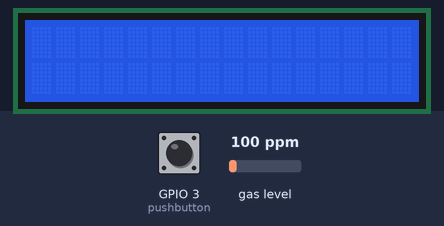
Bench run of a sketch on a simulated ESP32. Shown: 16×2 character LCD. The test bench sets the inputs (shaded band); at power-on: GPIO 3 (pushbutton) LOW, gas level 100 ppm. What the sketch prints to the serial monitor is not drawn.

Above: at 1.2 s.
1.3 s: GPIO 3 (pushbutton) pulled HIGH for 1 s
At 2.5 s:
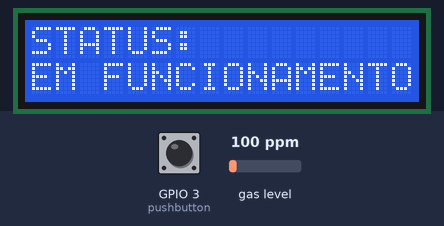
3.8 s: GPIO 3 (pushbutton) pulled HIGH for 3.2 s
At 4.4 s:
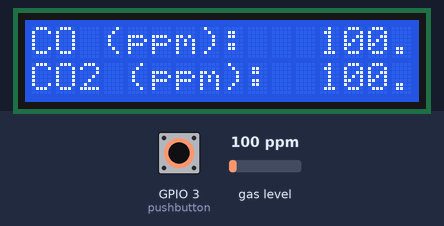
8.5 s: GPIO 3 (pushbutton) pulled HIGH for 1 s
At 9.0 s:
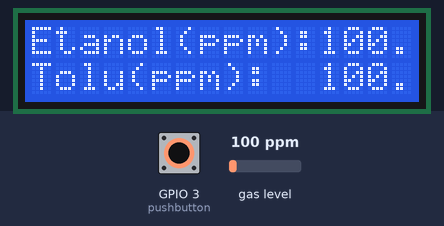
11.0 s: GPIO 3 (pushbutton) pulled HIGH for 0.15 s
At 12.1 s:
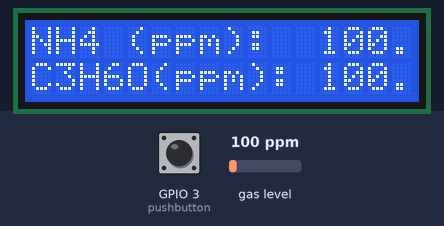
12.6 s: GPIO 3 (pushbutton) pulled HIGH for 0.15 s
At 13.7 s:
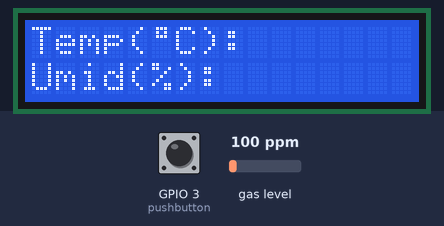
14.2 s: GPIO 3 (pushbutton) pulled HIGH for 0.15 s
At 15.6 s:
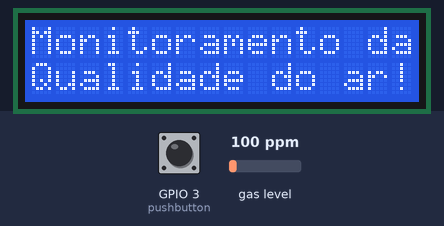
Timing chart, 0 to 16.8 s (numbered marks = the images above; inputs shaded):
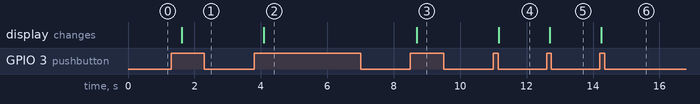

The sketch:

teste01.ino
```cpp
#include <LiquidCrystal_I2C.h>
#include <MQUnifiedsensor.h>
//#include <DHT.h>

//ESP8266*********
//D1 - SCK
//D2 - SDA
//MQ135 - A0

//#define dht_dpin 27 //D27
//#define DHTTYPE DHT22   // DHT 11

//DHT dht (dht_dpin, DHTTYPE);

#define placa ("ESP-32") //"ESP8266"
#define Voltage_Resolution 5
#define pin 36 // VP   Analog input A0 for esp8266
#define type "MQ-135" //MQ135
#define ADC_Bit_Resolution 10 // For arduino UNO/MEGA/NANO
#define RatioMQ135CleanAir 3.6//RS / R0 = 3.6 ppm
//#define calibration_button 13 //Pin to calibrate your sensor

//Declare Sensor
MQUnifiedsensor MQ135(placa, Voltage_Resolution, ADC_Bit_Resolution, pin, type);

//display lcd
int lcdColumns = 16;
int lcdRows = 2;

//(0,0) (coluna, linha) do display lcd
LiquidCrystal_I2C lcd(0x27, lcdColumns, lcdRows);

//para esp8266 D1 - SCL e D2 - SDA
//para esp32 D21 - SDA e D22 - SCL
//const int  pushbutton   = D3; //- ESP8266

const int  pushbutton   = 3; //ESP32 - RX0

// variaveis de estado do botão push
boolean oldSwitchState = LOW;
boolean newSwitchState = LOW;
byte state = 0;


//Fazer o caractere especial(º)
byte grau[8]={B01110,B01010,B01110,B00000,B00000,B00000,B00000,B00000};

void setup() {

    //Serial.begin(115200);
    Serial.begin(115200);
    lcd.init();
    lcd.backlight();
    lcd.createChar(1, grau);

    pinMode(pushbutton, INPUT);

   // dht.begin();

    MQ135.setRegressionMethod(1); //_PPM =  a*ratio^b

    MQ135.init();
    Serial.print("Calibrating please wait.");
    float calcR0 = 0;
    for(int i = 1; i<=10; i ++)
  {
    MQ135.update();
    calcR0 += MQ135.calibrate(RatioMQ135CleanAir);
    Serial.print(".");
  }
  MQ135.setR0(calcR0/10);
  Serial.println("  done!.");

  if(isinf(calcR0)) {Serial.println("Warning: Conection issue founded, R0 is infite (Open circuit detected) please check your wiring and supply"); while(1);}
  if(calcR0 == 0){Serial.println("Warning: Conection issue founded, R0 is zero (Analog pin with short circuit to ground) please check your wiring and supply"); while(1);}

  Serial.println("** Lectures from MQ-135 ****");
  Serial.println("CO, Alcohol, CO2, Tolueno, NH4, Acteona");

}

void loop() {

  //float Umid = dht.readHumidity();
  //float Temp = dht.readTemperature();

  MQ135.update(); // Update data, the arduino will be read the voltage on the analog pin

  MQ135.setA(605.18); MQ135.setB(-3.937); // Configurate the ecuation values to get CO concentration
  float CO = MQ135.readSensor(); // Sensor will read PPM concentration using the model and a and b values setted before or in the setup

  MQ135.setA(77.255); MQ135.setB(-3.18); // Configurate the ecuation values to get Alcohol concentration
  float Alcohol = MQ135.readSensor(); // Sensor will read PPM concentration using the model and a and b values setted before or in the setup

  MQ135.setA(110.47); MQ135.setB(-2.862); // Configurate the ecuation values to get CO2 concentration
  float CO2 = MQ135.readSensor(); // Sensor will read PPM concentration using the model and a and b values setted before or in the setup

  MQ135.setA(44.947); MQ135.setB(-3.445); // Configurate the ecuation values to get Tolueno concentration
  float Tolueno = MQ135.readSensor(); // Sensor will read PPM concentration using the model and a and b values setted before or in the setup

  MQ135.setA(102.2 ); MQ135.setB(-2.473); // Configurate the ecuation values to get NH4 concentration
  float NH4 = MQ135.readSensor(); // Sensor will read PPM concentration using the model and a and b values setted before or in the setup

  MQ135.setA(34.668); MQ135.setB(-3.369); // Configurate the ecuation values to get Acetona concentration
  float Acetona = MQ135.readSensor(); // Sensor will read PPM concentration using the model and a and b values setted before or in the setup

// Note: 200 Offset for CO2 source: https://github.com/miguel5612/MQSensorsLib/issues/29
  Serial.print("CO;"); Serial.print(CO); Serial.println(";");
  Serial.print("Alcool;"); Serial.print(Alcohol); Serial.println(";");
  Serial.print("CO2;"); Serial.print(CO2 +400); Serial.println(";");
  Serial.print("Tolueno;"); Serial.print(Tolueno); Serial.println(";");
  Serial.print("NH4;"); Serial.print(NH4); Serial.println(";");
  Serial.print("Acetona;"); Serial.print(Acetona);Serial.println(";");
 // Serial.print("Temperatura;"); Serial.print(Temp);Serial.println(";");
  //Serial.print("Umidade;"); Serial.print(Umid);Serial.println(";");


  //Serial.println(";");
  delay(300);

  newSwitchState = digitalRead(pushbutton);
  if ( newSwitchState != oldSwitchState )
  {
    // has the button switch been closed?
    if ( newSwitchState == HIGH ){
      // increase the value of state
      state++;
     //numero de telas para aparecer no display lcd
        if (state > 5) {
        state = 0;
      }

      if (state == 0) {
      lcd.clear();
      lcd.setCursor(0, 0);
      lcd.print("Monitoramento da");
      lcd.setCursor(0, 1);
      lcd.print("Qualidade do ar!");
      }

      if (state == 1) {
      lcd.clear();
      lcd.setCursor(0, 0);
      lcd.print("STATUS:");
      lcd.setCursor(0, 1);
      lcd.print("EM FUNCIONAMENTO");
      }

      if (state == 2) {
      lcd.clear();
      lcd.setCursor(0, 0);
      lcd.print("CO (ppm): ");
      lcd.setCursor(12, 0);
      lcd.print(CO);

      lcd.setCursor(0, 1);
      lcd.print("CO2 (ppm): ");
      lcd.setCursor(12, 1);
      lcd.print(CO2);
      }

      if (state == 3) {
      lcd.clear();
      lcd.setCursor(0, 0);
      lcd.print("Etanol(ppm):");
      lcd.setCursor(12, 0);
      lcd.print(Alcohol);

      lcd.setCursor(0, 1);
      lcd.print("Tolu(ppm): ");
      lcd.setCursor(12, 1);
      lcd.print(Tolueno);
      }

      if (state == 4) {
      lcd.clear();
      lcd.setCursor(0, 0);
      lcd.print("NH4 (ppm): ");
      lcd.setCursor(12, 0);
      lcd.print(NH4);

      lcd.setCursor(0, 1);
      lcd.print("C3H6O(ppm):");
      lcd.setCursor(12, 1);
      lcd.print(Acetona);
      }

      if (state == 5) {
      lcd.clear();
      lcd.setCursor(0, 0);
      lcd.print("Temp(");
      lcd.write(1); //colocar simbolo grau
      lcd.print("C): ");
      lcd.setCursor(11, 0);
   //   lcd.print(Temp);

      lcd.setCursor(0, 1);
      lcd.print("Umid(%): ");
      lcd.setCursor(11, 1);
    //  lcd.print(Umid);
      }

    }
    oldSwitchState = newSwitchState;
  }
}
```

Measured:
- after the input at 1.3 s, the display: changes after 0.32 s (image 1)
- after the input at 3.8 s, the display: changes after 0.29 s (image 2)
- after the input at 8.5 s, the display: changes after 0.19 s (image 3)
- after the input at 11.0 s, the display: changes after 0.16 s (image 4)
- after the input at 12.6 s, the display: changes after 0.10 s (image 5)
- after the input at 14.2 s, the display: changes after 0.05 s (image 6)
